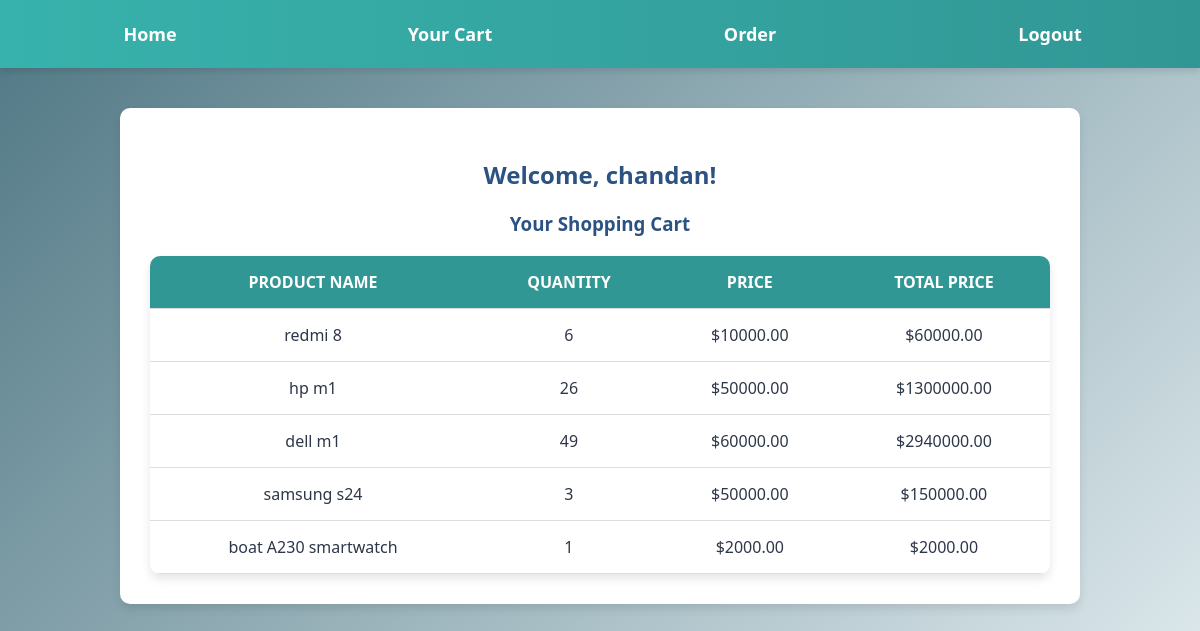
Page /order/cart-page/1/ (signed in) on the earlier database version.
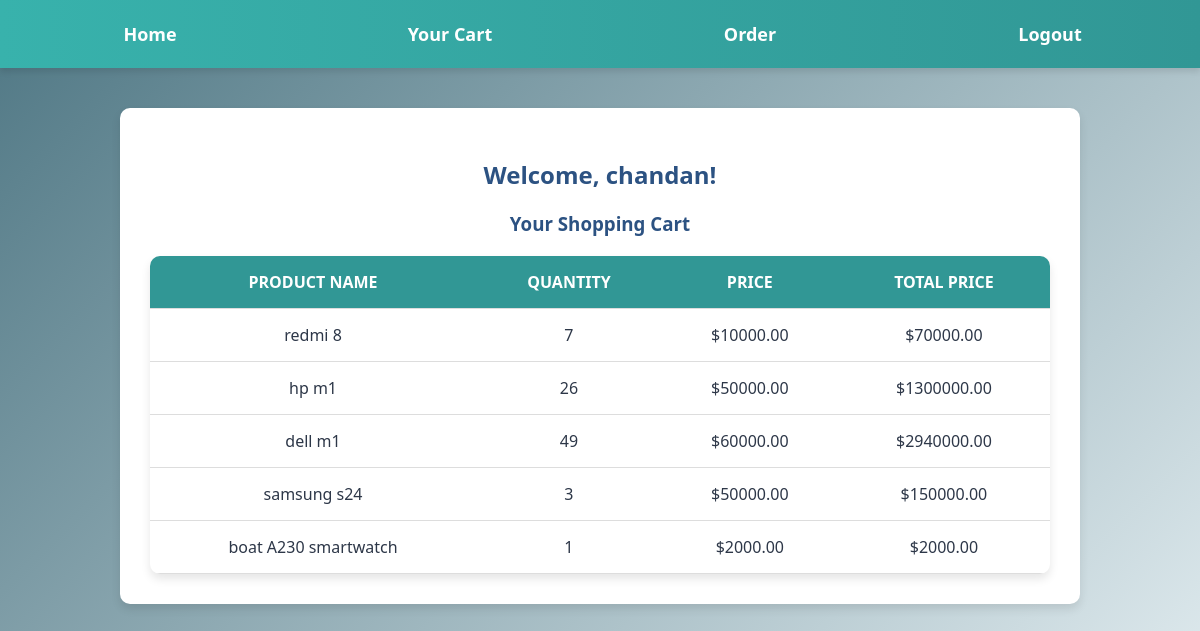
Same page on the later database version.
### my_order/models.py (models this page shows, shortened)
class Cart(models.Model):
    user = models.ForeignKey(User, on_delete=models.CASCADE)
    product = models.ForeignKey(Product, on_delete=models.CASCADE)
    quantity = models.PositiveIntegerField(default=1)

### my_shop/models.py (models this page shows, shortened)
class Product(models.Model):
    name = models.CharField(max_length=100)
    description = models.TextField()
    price = models.DecimalField(max_digits=10, decimal_places=2)
    image = models.ImageField(upload_to='products/')
    category = models.ForeignKey(Category, on_delete=models.CASCADE)

### my_order/views.py (the view)
# urls.py: path('cart-page/<int:user_id>/', views.cart_page, name="cart_page"),
@login_required(login_url='/account/signin/')
def cart_page(request, user_id):
    user = User.objects.get(id=user_id)
    cart_items = Cart.objects.filter(user_id=user_id)
    for item in cart_items:
        item.total_price = item.product.price * item.quantity
    return render(request, "cart_page.html", {
        'user': user,
        'cart_items': cart_items
    })

### my_order/templates/cart_page.html (shortened to what this page needs)
<!DOCTYPE html>
<html lang="en">
<head>
</head>
<body>
    {% include 'includes/navbar.html' %}
    <div class="container">
        <h2>Welcome, {{ user.username }}!</h2>
        <h3>Your Shopping Cart</h3>
        {% if cart_items %}
            <table>
                <thead>
                    <tr>
                        <th>Product Name</th>
                        <th>Quantity</th>
                        <th>Price</th>
                        <th>Total Price</th>
                    </tr>
                </thead>
                <tbody>
                    {% for item in cart_items %}
                        <tr>
                            <td data-label="Product">{{ item.product.name }}</td>
                            <td data-label="Quantity">{{ item.quantity }}</td>
                            <td data-label="Price">${{ item.product.price|floatformat:2 }}</td>
                            <td data-label="Total">${{ item.total_price }}</td>
                        </tr>
                    {% endfor %}
                </tbody>
            </table>
        {% else %}
            <p>Your cart is empty.</p>
        {% endif %}
    </div>
</body>
</html>

Differences in the rows shown:
changed Cart "redmi 8": quantity "6" → "7"; total_price "60000.00" → "70000.00"
